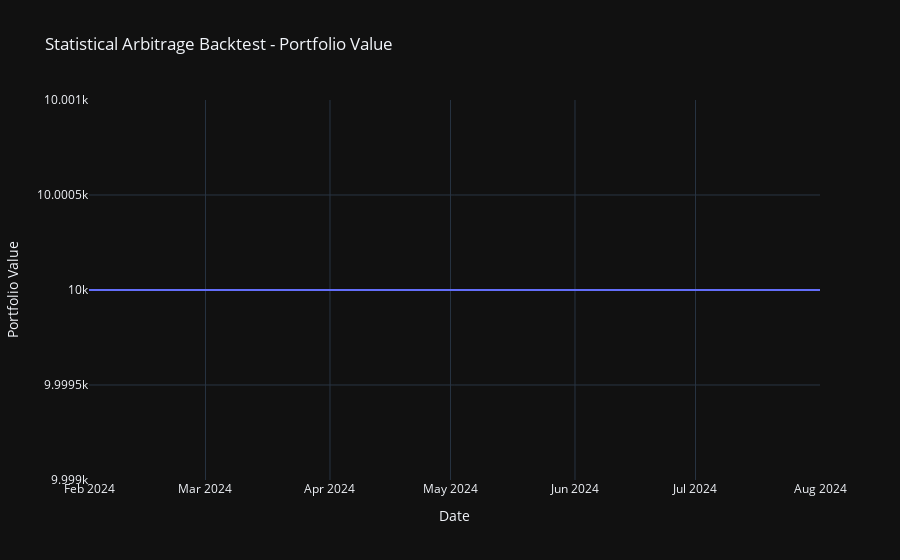
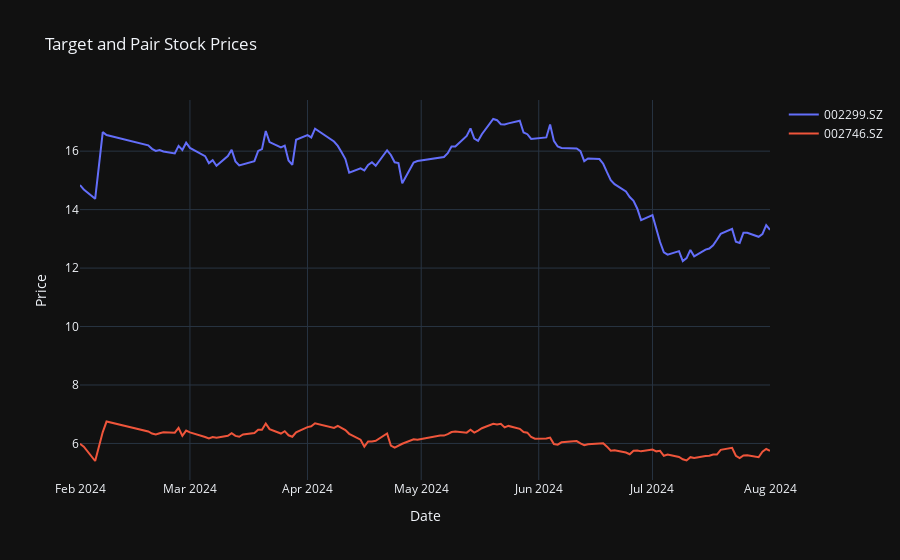
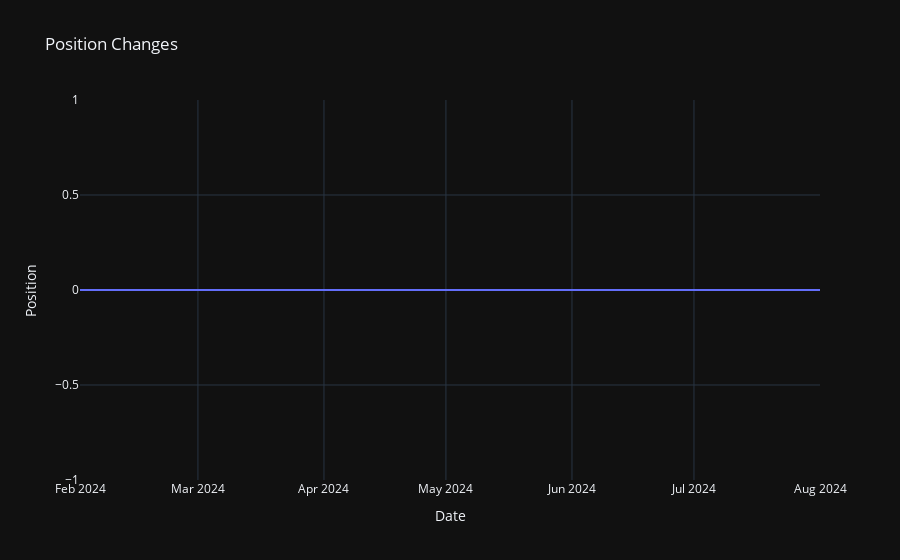
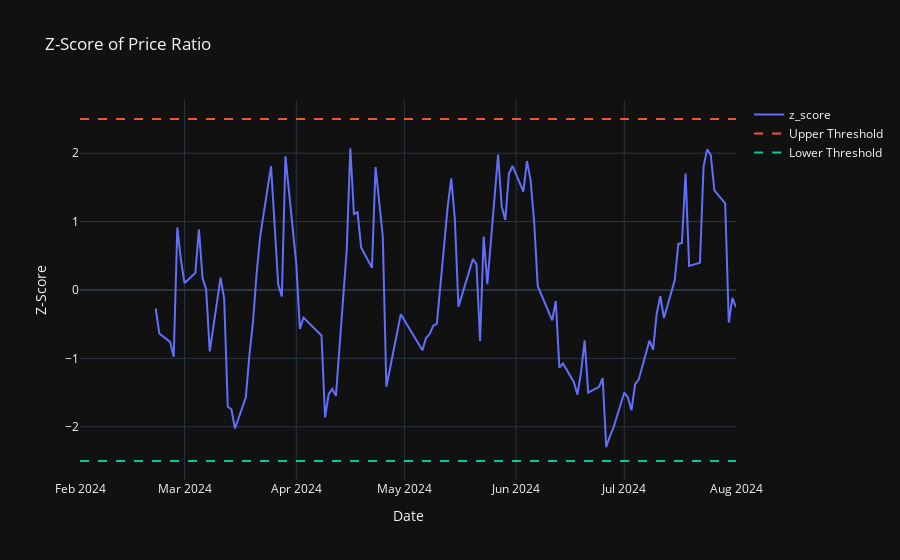

Write notebook code for charts like these, in order.
### Code cell
# 从Excel文件读取数据
df = pd.read_excel('Stocks.xlsx', sheet_name='Target-Pair')
df = df.astype(str)

# 转换为字典
stock_pairs = {row['Stock Symbol']: row['Potential Pair'].replace("'","").split(', ') for _, row in df.iterrows()}

for target_stock, potential_pairs in stock_pairs.items():
    print(f"Processing {target_stock}...")
    # 获取目标股票和潜在配对股票的数据
    all_stocks = [target_stock] + potential_pairs
    # stock_data = get_stock_data(all_stocks, start_date, end_date)
    stock_data = get_stock_data(all_stocks)
    # print(stock_data.tail(10))
    # 数据清洗，去除缺失值
    stock_data = stock_data.dropna()
    cointegration_threshold = 0.05
    pair_stock = pair_selection(stock_data, target_stock, cointegration_threshold)
    while len(pair_stock) == 0 and cointegration_threshold <= 0.5:
        cointegration_threshold += 0.05
        pair_stock = pair_selection(stock_data, target_stock, cointegration_threshold)
    if pair_stock == []:
        print(f"Cannot Find Pair Stock For {target_stock}!")
        continue
    
    print(f"Cointegration Threshold Used: {cointegration_threshold}")    
    window, threshold = find_best_params(stock_data, target_stock, pair_stock, initial_capital, transaction_cost, stop_loss, take_profit, max_position)
    buy_signal, sell_signal, close_signal = generate_trading_signals(stock_data[target_stock], stock_data[pair_stock], window, threshold)
    # 回测策略并获取结果
    portfolio_values, positions, buy_dates, sell_dates = backtest(stock_data[target_stock], buy_signal, sell_signal, close_signal, initial_capital, transaction_cost, stop_loss, take_profit, max_position)
    # 可视化
    visualization(stock_data, target_stock, pair_stock, buy_dates, sell_dates, portfolio_values, positions, window, threshold)
